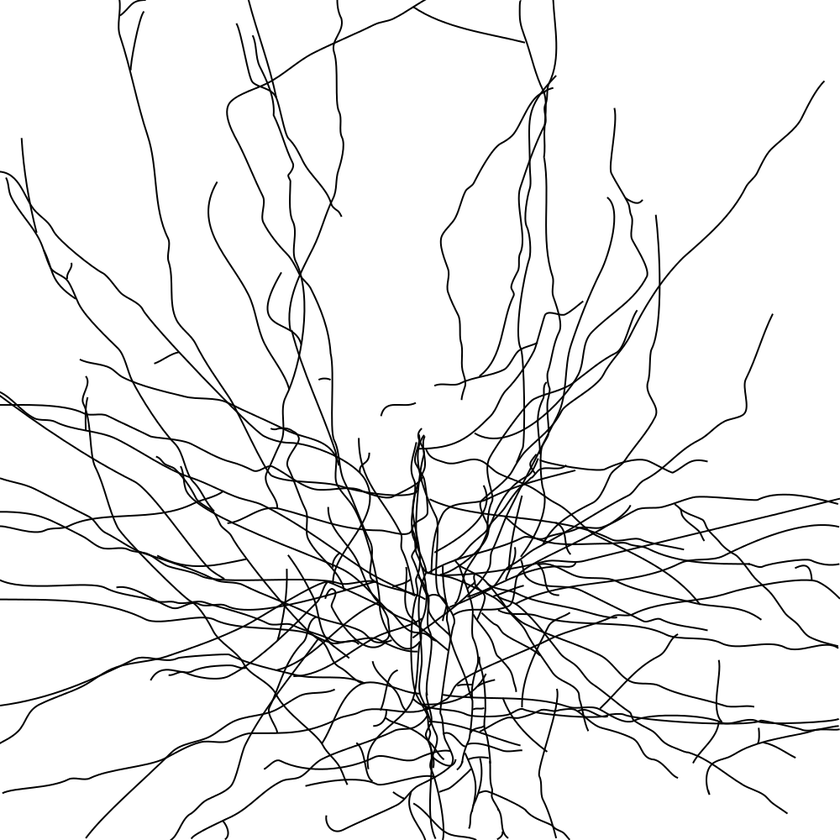
#> input picture src/overlay_axon_1-5_noalpha.png, 840 x 840 px, shrunk from 1000 x 1000 before the run
$ python create_heatmap.py
#> lines starting #> are read from the running program, lines starting #| are printed output that depends on the picture
import matplotlib.pyplot as pl
import matplotlib.image as mpimg
import numpy as np
import scipy
import scipy.ndimage


def heatmap_from_overlay(fpath, cmap):

#> called with fpath = 'overlay_axon_1-5_noalpha.png', cmap = 'viridis'
    img = mpimg.imread(fpath)
#> img is the input picture: shape (840, 840, 3) float32; min 0, max 1, mean 0.93

    img_gauss = scipy.ndimage.filters.gaussian_filter(img, 100)
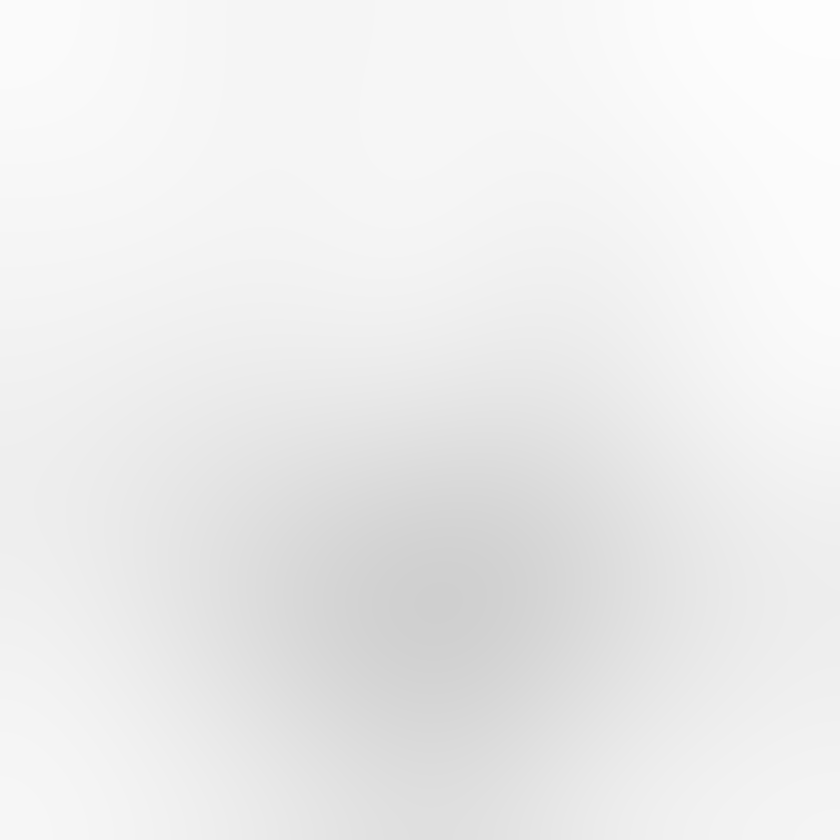
#> img_gauss: shape (840, 840, 3) float32; min 0.814, max 0.993, mean 0.93
    fig = pl.figure()
    fig.set_size_inches(5,5)
    ax = pl.Axes(fig, [0., 0., 1., 1.])
    ax.set_axis_off()
    fig.add_axes(ax)
    pl.set_cmap(cmap)
    ax.imshow(np.negative(img_gauss[:,:,0]), aspect = 'equal')


    pl.savefig("heatmaps/{:s}_heatmap_{:s}".format(cmap,fpath), dpi=300)
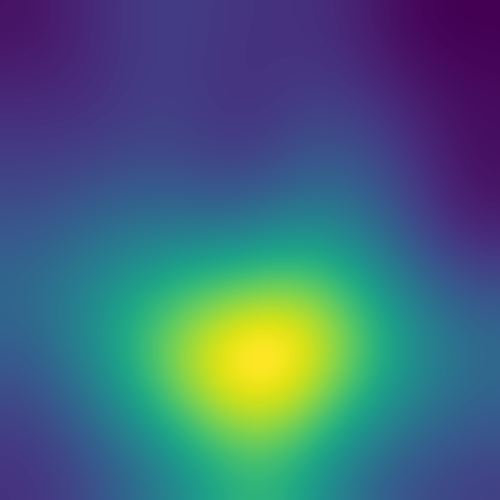
#> figure drawn by matplotlib, 1 panel


if __name__ == "__main__":

    heatmap_from_overlay("overlay_axon_1-5_noalpha.png", 'viridis')
    heatmap_from_overlay("overlay_dendrite_1-5_noalpha.png", 'viridis')
#> call 2 of heatmap_from_overlay, with fpath = 'overlay_dendrite_1-5_noalpha.png', cmap = 'viridis'
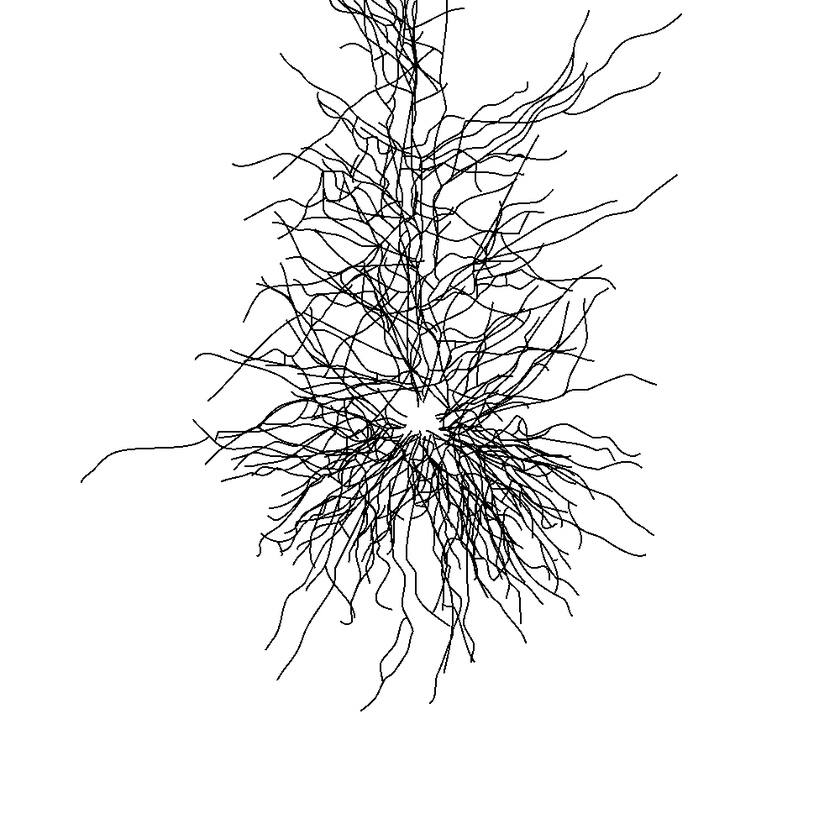
#> input picture src/overlay_dendrite_1-5_noalpha.png, 840 x 840 px, shrunk from 1000 x 1000 before the run
#> in heatmap_from_overlay, img is the input picture: shape (840, 840, 3) float32; min 0, max 1, mean 0.934
#> in heatmap_from_overlay (call 2), `img_gauss = scipy.ndimage.filters.gaussian_filter(img, 100)`:
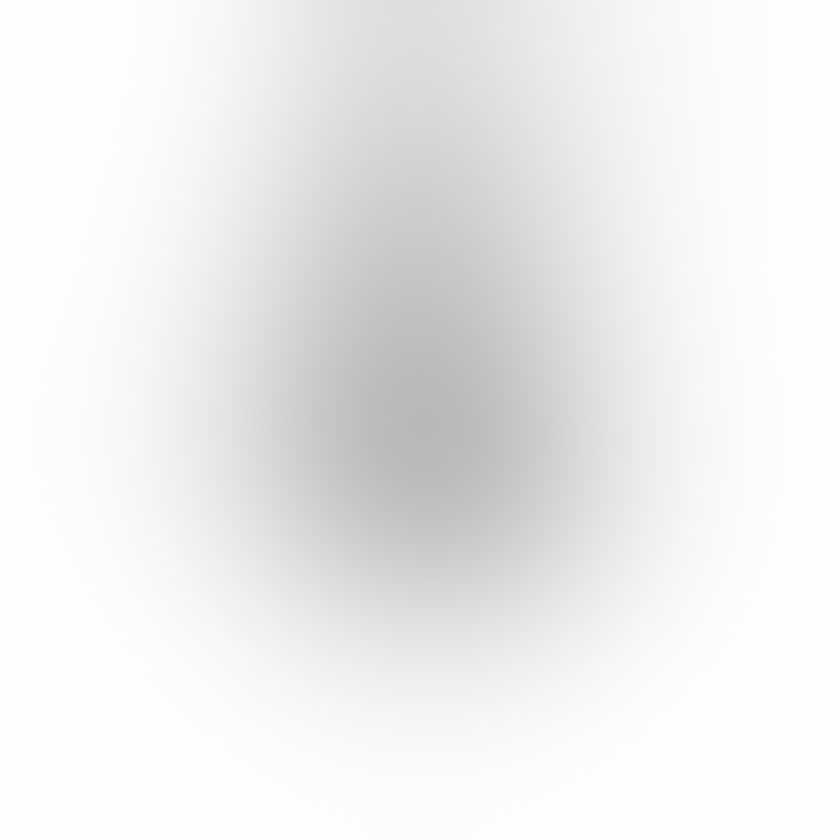
#> img_gauss: shape (840, 840, 3) float32; min 0.724, max 1, mean 0.934
#> in heatmap_from_overlay (call 2), `pl.savefig("heatmaps/{:s}_heatmap_{:s}".format(cmap,fpath), dpi=300)`:
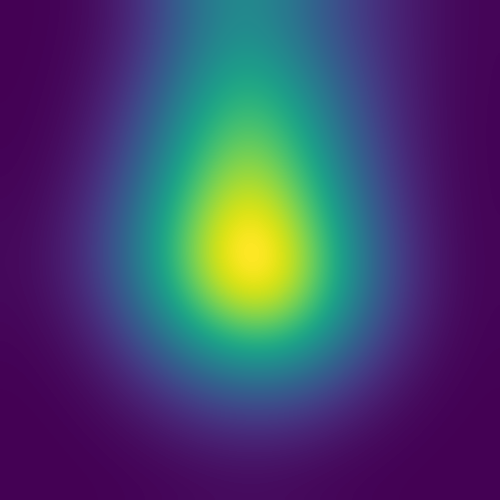
#> figure drawn by matplotlib, 1 panel

    heatmap_from_overlay("overlay_axon_1-5_noalpha.png", 'jet')
#> call 3 of heatmap_from_overlay, with fpath = 'overlay_axon_1-5_noalpha.png', cmap = 'jet'
#> in heatmap_from_overlay (call 3), `pl.savefig("heatmaps/{:s}_heatmap_{:s}".format(cmap,fpath), dpi=300)`:
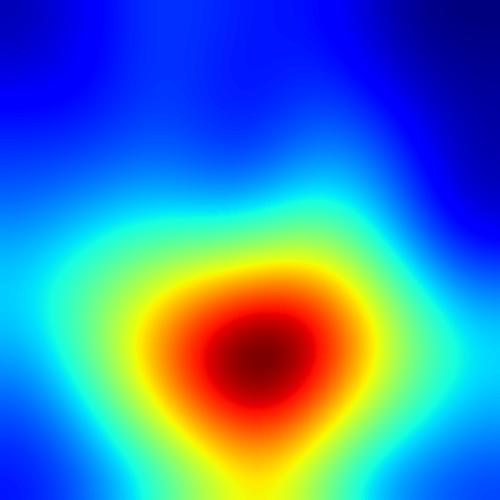
#> figure drawn by matplotlib, 1 panel
    heatmap_from_overlay("overlay_dendrite_1-5_noalpha.png", 'jet')
#> call 4 of heatmap_from_overlay, with fpath = 'overlay_dendrite_1-5_noalpha.png', cmap = 'jet'
#> in heatmap_from_overlay (call 4), `pl.savefig("heatmaps/{:s}_heatmap_{:s}".format(cmap,fpath), dpi=300)`:
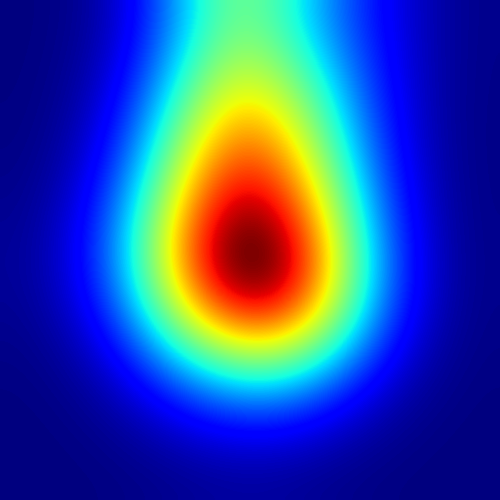
#> figure drawn by matplotlib, 1 panel
